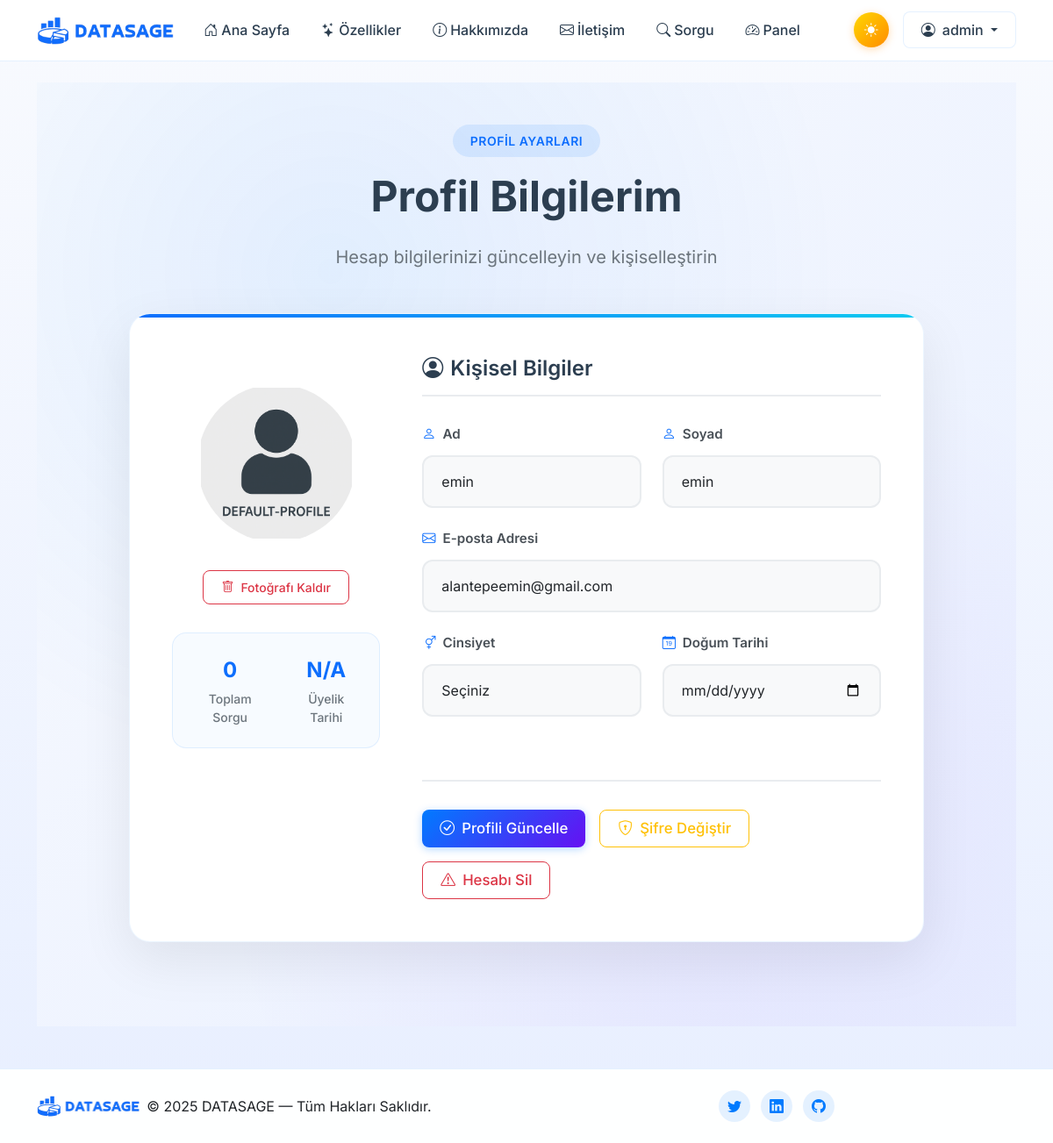
Screenshot of /profile (signed in) with the database file from the repository.
### tables this page shows
CREATE TABLE users (
        id INTEGER PRIMARY KEY AUTOINCREMENT,
        username TEXT UNIQUE NOT NULL,
        password TEXT NOT NULL,
        first_name TEXT,
        last_name TEXT,
        email TEXT UNIQUE,       -- Artık aynı e-posta tekrar kullanılamaz
        gender TEXT,
        birth_date TEXT,
        profile_picture TEXT,
        role TEXT DEFAULT 'user' -- Yeni: kullanıcı rolü ('user' veya 'admin')
    );

### app.py (the view)
@app.route("/profile")
def profile():
    if "user_id" not in session:
        return redirect(url_for("auth.login"))
    conn = sqlite3.connect("database.sqlite")
    conn.row_factory = sqlite3.Row
    user = conn.execute("SELECT * FROM users WHERE id = ?", (session["user_id"],)).fetchone()
    conn.close()
    return render_template("profile.html", user=user)

### templates/profile.html (shortened to what this page needs)
{% extends "base.html" %}
{% block content %}
<section class="profile-section py-6 min-vh-100">
  <div class="container position-relative z-3">
    <div class="row justify-content-center">
      <div class="col-xl-10 col-lg-11">
        <div class="profile-header text-center mb-5" data-aos="fade-up">
          <div class="section-badge">Profil Ayarları</div>
          <h1 class="section-title">Profil Bilgilerim</h1>
          <p class="section-subtitle">
            Hesap bilgilerinizi güncelleyin ve kişiselleştirin
          </p>
        </div>
        <div class="profile-card" data-aos="fade-up" data-aos-delay="200">
          <form method="POST" action="{{ url_for('update_profile') }}" enctype="multipart/form-data">
            <div class="row g-5">
              <div class="col-lg-4">
                <div class="profile-picture-section">
                  <div class="profile-picture-wrapper">
                    <label for="profile_picture_input" class="profile-picture-label">
                      <img id="previewImage"
                           src="{% if user.profile_picture %}{{ url_for('static', filename='uploads/' ~ user.profile_picture) }}{% else %}{{ url_for('static', filename='images/default-profile.png') }}{% endif %}"
                           class="profile-picture"
                           alt="Profil Fotoğrafı">
                    </label>
                  </div>
                  <div class="profile-actions">
                    <button type="button" class="btn btn-outline-danger btn-sm" onclick="resetProfilePicture()">
                      <i class="bi bi-trash me-2"></i>Fotoğrafı Kaldır
                    </button>
                  </div>
                  <div class="profile-stats">
                    <div class="stat-item">
                      <div class="stat-number">{{ user.queries_count or 0 }}</div>
                      <div class="stat-label">Toplam Sorgu</div>
                    </div>
                    <div class="stat-item">
                      <div class="stat-number">{{ user.join_date.strftime('%m/%Y') if user.join_date else 'N/A' }}</div>
                      <div class="stat-label">Üyelik Tarihi</div>
                    </div>
                  </div>
                </div>
              </div>
              <div class="col-lg-8">
                <div class="profile-form-section">
                  <h3 class="form-section-title">
                    <i class="bi bi-person-circle me-2"></i>
                    Kişisel Bilgiler
                  </h3>
                  <div class="row">
                    <div class="col-md-6">
                      <div class="form-group">
                        <label for="first_name" class="form-label">
                          <i class="bi bi-person me-2"></i>Ad
                        </label>
                        <input type="text" class="form-control form-control-modern" id="first_name" name="first_name" value="{{ user.first_name or '' }}" placeholder="Adınızı girin">
                      </div>
                    </div>
                    <div class="col-md-6">
                      <div class="form-group">
                        <label for="last_name" class="form-label">
                          <i class="bi bi-person me-2"></i>Soyad
                        </label>
                        <input type="text" class="form-control form-control-modern" id="last_name" name="last_name" value="{{ user.last_name or '' }}" placeholder="Soyadınızı girin">
                      </div>
                    </div>
                    <div class="col-12">
                      <div class="form-group">
                        <label for="email" class="form-label">
                          <i class="bi bi-envelope me-2"></i>E-posta Adresi
                        </label>
                        <input type="email" class="form-control form-control-modern" id="email" name="email" value="{{ user.email or '' }}" placeholder="email@example.com">
                      </div>
                    </div>
                    <div class="col-md-6">
                      <div class="form-group">
                        <label for="gender" class="form-label">
                          <i class="bi bi-gender-ambiguous me-2"></i>Cinsiyet
                        </label>
                        <select class="form-select form-control-modern" id="gender" name="gender">
                          <option value="">Seçiniz</option>
                        </select>
                      </div>
                    </div>
                    <div class="col-md-6">
                      <div class="form-group">
                        <label for="birth_date" class="form-label">
                          <i class="bi bi-calendar-date me-2"></i>Doğum Tarihi
                        </label>
                        <input type="date" class="form-control form-control-modern" id="birth_date" name="birth_date" value="{{ user.birth_date or '' }}">
                      </div>
                    </div>
                  </div>
                  <div class="form-actions">
                    <button type="submit" class="btn btn-primary btn-lg">
                      <i class="bi bi-check-circle me-2"></i>Profili Güncelle
                    </button>
                    <a href="{{ url_for('change_password') }}" class="btn btn-outline-warning btn-lg">
                      <i class="bi bi-shield-lock me-2"></i>Şifre Değiştir
                    </a>
                    <a href="{{ url_for('delete_account') }}" class="btn btn-outline-danger btn-lg">
                      <i class="bi bi-exclamation-triangle me-2"></i>Hesabı Sil
                    </a>
                  </div>
                </div>
              </div>
            </div>
          </form>
        </div>
      </div>
    </div>
  </div>
</section>
{% endblock %}

### templates/base.html (shortened to what this page needs)
<!DOCTYPE html>
<html lang="tr" data-bs-theme="light">
<head>
    <link href="https://cdn.jsdelivr.net/npm/bootstrap@5.3.0/dist/css/bootstrap.min.css" rel="stylesheet">
    <link href="https://cdn.jsdelivr.net/npm/bootstrap-icons@1.11.0/font/bootstrap-icons.min.css" rel="stylesheet">
    <link href="https://unpkg.com/aos@2.3.1/dist/aos.css" rel="stylesheet">
    <link href="https://cdnjs.cloudflare.com/ajax/libs/font-awesome/6.5.0/css/all.min.css" rel="stylesheet">
</head>
<body>
<nav class="navbar navbar-expand-lg" id="main-navbar">
  <div class="container">
    <a class="navbar-brand" href="{{ url_for('index') }}">
      <img id="navbar-logo" src="{{ url_for('static', filename='images/logo-navbar.png') }}" alt="DATASAGE Logo" style="height: 32px;">
    </a>
    <div class="collapse navbar-collapse" id="navbarNav">
      <ul class="navbar-nav me-auto">
        <li class="nav-item">
          <a class="nav-link" href="{{ url_for('index') }}">
            <i class="bi bi-house-door me-1"></i>Ana Sayfa
          </a>
        </li>
        <li class="nav-item">
          <a class="nav-link" href="{{ url_for('index') }}#features">
            <i class="bi bi-stars me-1"></i>Özellikler
          </a>
        </li>
        <li class="nav-item">
          <a class="nav-link" href="{{ url_for('about') }}">
            <i class="bi bi-info-circle me-1"></i>Hakkımızda
          </a>
        </li>
        <li class="nav-item">
          <a class="nav-link" href="{{ url_for('contact') }}">
            <i class="bi bi-envelope me-1"></i>İletişim
          </a>
        </li>
        {% if session.username %}
          <li class="nav-item">
            <a class="nav-link" href="{{ url_for('ask') }}">
              <i class="bi bi-search me-1"></i>Sorgu
            </a>
          </li>
          <li class="nav-item">
            <a class="nav-link" href="{{ url_for('dashboard') }}">
              <i class="bi bi-speedometer2 me-1"></i>Panel
            </a>
          </li>
        {% endif %}
      </ul>
      <div class="d-flex align-items-center gap-3">
        <button id="theme-toggle" class="theme-toggle-btn" title="Tema Değiştir">
          <i id="theme-icon" class="bi bi-sun-fill"></i>
        </button>
        {% if session.username %}
          <div class="dropdown">
            <a class="btn btn-user dropdown-toggle" href="#" data-bs-toggle="dropdown">
              <i class="bi bi-person-circle me-2"></i>{{ session.username }}
            </a>
          </div>
        {% endif %}
      </div>
    </div>
  </div>
</nav>
<div id="page-content-wrapper">
    <div class="container mt-4">
        {% block content %}{% endblock %}
    </div>
</div>
<footer class="footer mt-5 py-4">
  <div class="container">
    <div class="row align-items-center">
      <div class="col-md-6">
        <div class="d-flex align-items-center">
          <img src="{{ url_for('static', filename='images/logo-navbar.png') }}" alt="DATASAGE" height="24" class="me-2">
          <span>© 2025 DATASAGE — Tüm Hakları Saklıdır.</span>
        </div>
      </div>
      <div class="col-md-6 text-md-end">
        <div class="social-links">
          <a href="#" class="social-link" title="Twitter"><i class="bi bi-twitter"></i></a>
          <a href="#" class="social-link" title="LinkedIn"><i class="bi bi-linkedin"></i></a>
          <a href="https://github.com/AleksDulda/DataSage" class="social-link" title="GitHub"><i class="bi bi-github"></i></a>
        </div>
      </div>
    </div>
  </div>
</footer>
</body>
</html>

### templates/profile.html (style rules this page uses)
:root { --profile-card-radius: 24px; --profile-transition: all 0.4s cubic-bezier(0.4, 0, 0.2, 1); }
.profile-section { background: linear-gradient(135deg, #f8fafe 0%, #e8efff 100%); position: relative; overflow: hidden; padding-top: 3rem; padding-bottom: 6rem; }
.section-badge { display: inline-block; padding: 8px 20px; background: rgba(0, 123, 255, 0.1); color: var(--bs-primary); border-radius: 50px; font-size: 0.875rem; font-weight: 600; text-transform: uppercase; letter-spacing: 0.5px; margin-bottom: 1rem; }
.section-title { font-size: 3rem; font-weight: 700; margin-bottom: 1.5rem; color: #2c3e50; }
.section-subtitle { font-size: 1.25rem; color: #6c757d; max-width: 600px; margin: 0 auto; line-height: 1.6; }
.profile-card { background: white; border-radius: var(--profile-card-radius); padding: 3rem; box-shadow: 0 20px 60px rgba(0, 0, 0, 0.08); border: 1px solid rgba(0, 123, 255, 0.08); transition: var(--profile-transition); position: relative; overflow: hidden; }
.profile-card::before { content: ''; position: absolute; top: 0; left: 0; right: 0; height: 4px; background: linear-gradient(90deg, var(--bs-primary), var(--bs-info)); }
.profile-picture-section { text-align: center; position: sticky; top: 2rem; }
.profile-picture-wrapper { position: relative; display: inline-block; margin-bottom: 2rem; }
.profile-picture-label { position: relative; display: block; cursor: pointer; border-radius: 50%; overflow: hidden; transition: var(--profile-transition); }
.profile-picture { width: 180px; height: 180px; object-fit: cover; border: 4px solid white; box-shadow: 0 10px 30px rgba(0, 0, 0, 0.1); transition: var(--profile-transition); }
.profile-actions { margin-bottom: 2rem; }
.profile-stats { display: flex; gap: 2rem; justify-content: center; padding: 1.5rem; background: rgba(0, 123, 255, 0.03); border-radius: 16px; border: 1px solid rgba(0, 123, 255, 0.1); }
.stat-item { text-align: center; }
.stat-number { font-size: 1.5rem; font-weight: 700; color: var(--bs-primary); margin-bottom: 0.25rem; }
.stat-label { font-size: 0.875rem; color: #6c757d; font-weight: 500; }
.form-section-title { font-size: 1.5rem; font-weight: 600; color: #2c3e50; margin-bottom: 2rem; padding-bottom: 1rem; border-bottom: 2px solid #e9ecef; display: flex; align-items: center; }
.form-group { margin-bottom: 1.5rem; }
.form-label { font-weight: 600; color: #495057; margin-bottom: 0.75rem; display: flex; align-items: center; font-size: 0.95rem; }
.form-label i { color: var(--bs-primary); }
.form-control-modern, .form-select { padding: 16px 20px; border: 2px solid #e9ecef; border-radius: 12px; font-size: 1rem; transition: var(--profile-transition); background: #f8f9fa; }
.form-actions { margin-top: 3rem; padding-top: 2rem; border-top: 2px solid #e9ecef; display: flex; gap: 1rem; flex-wrap: wrap; }
.btn-lg { padding: 14px 28px; font-size: 1.05rem; font-weight: 600; border-radius: 12px; transition: var(--profile-transition); display: flex; align-items: center; text-decoration: none; }

### rows the page displays
users: username "admin", first_name "emin", last_name "emin", email "alantepeemin@gmail.com"

### other values shown
{{ user.queries_count or 0 }} "0"
{{ user.join_date.strftime('%m/%Y') if user.join_date else 'N/A' }} "N/A"
